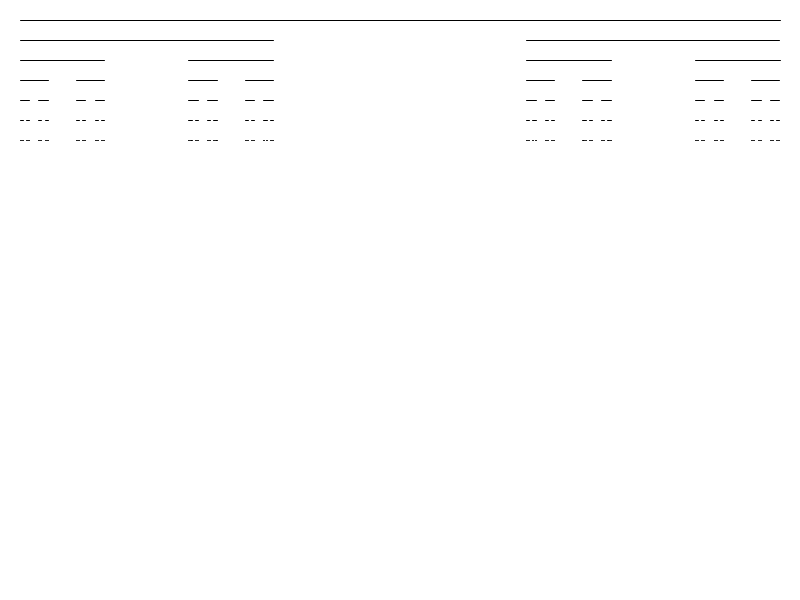
Frame 1 (no input)
Frame 60 (the mouse pressed at the canvas centre just before this capture): identical to frame 1, image omitted
Frame 120 (the mouse held since frame 60 and released just before this capture): identical to frame 1, image omitted

The Processing sketch that drew this single still picture (run headless with seeded random() and noise(); from frame 60 on, the mouse is pressed at the canvas centre):

// Processing sketch: cantor
// ── cantor.pde
void setup() {
  size(800, 600); 
}


void draw() {
  background(255);
  cantor(20, 20, width-40);
}


void cantor(float x, float y, float len) {
  if (len >= 1) {
    line(x, y, x + len, y);
    cantor(x, y + 20, len/3);
    cantor(x + 2*len/3, y + 20, len/3);
  }
}
